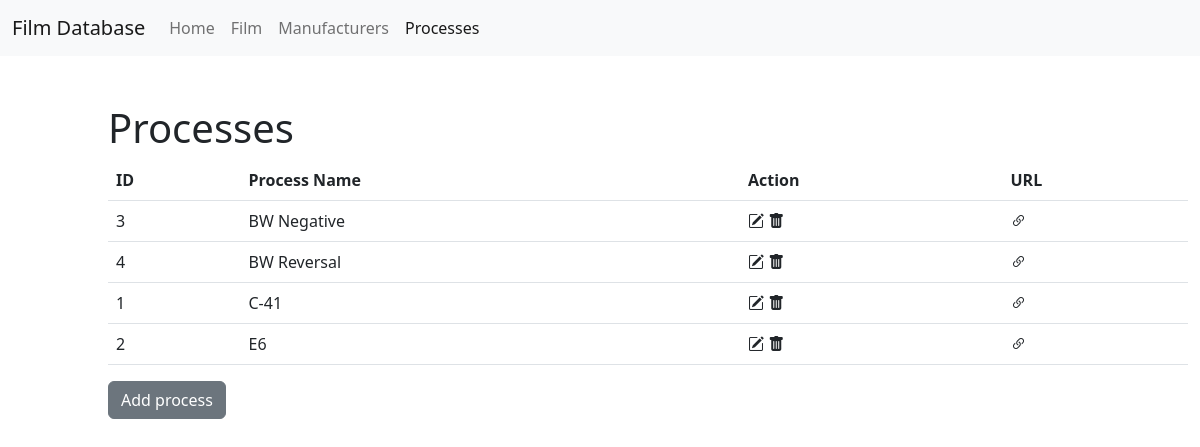
/processes, run on an earlier commit of the app's database.
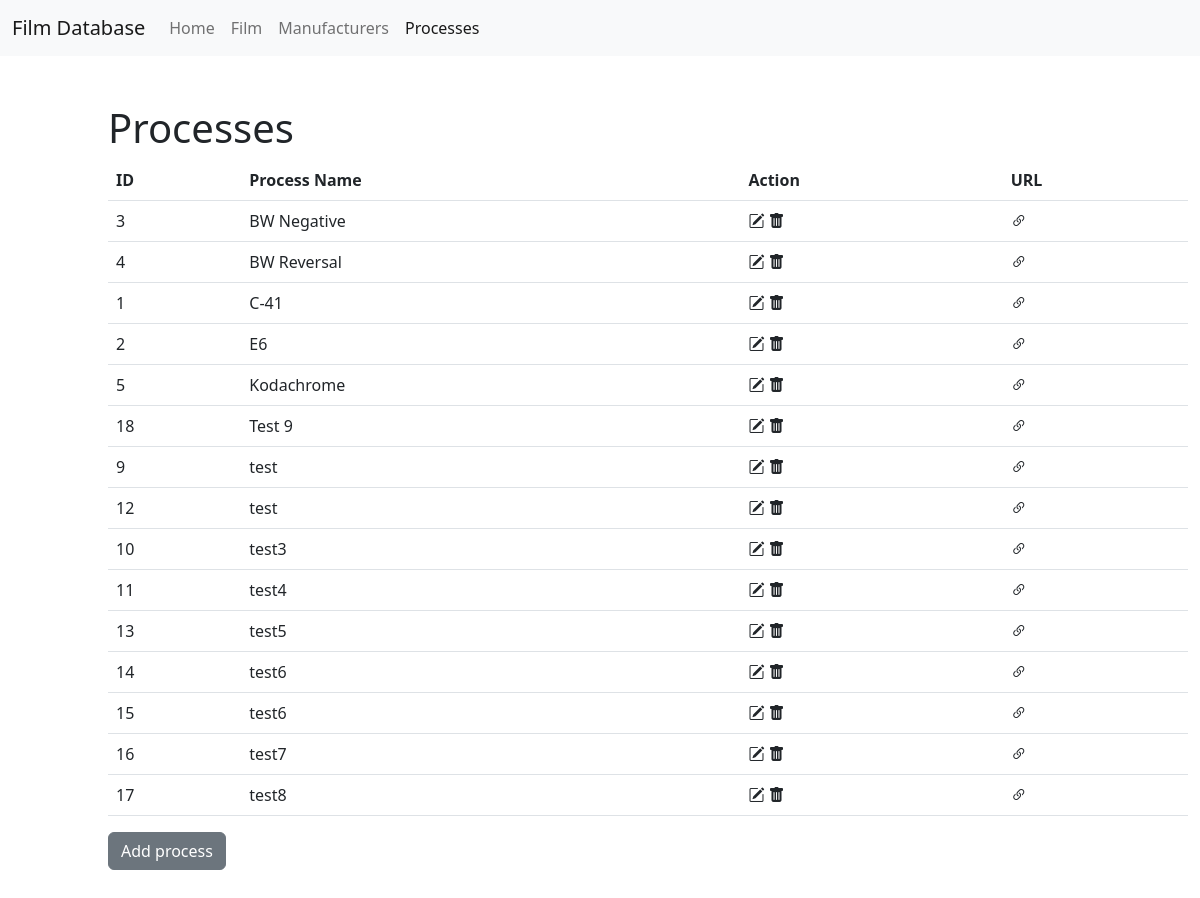
And on a later commit of the database.
### tables this page shows
CREATE TABLE process (
	process_id	INTEGER	PRIMARY KEY	AUTOINCREMENT,
	process_name	TEXT	NOT NULL,
	process_wiki_url	TEXT
);

### app.py (the view, shortened to what this page needs)
@app.route('/processes', methods = ['GET','POST'])
def processes():
    if request.method == 'GET':
        process_id = request.args.get('process_id')
        process_info = process_list_query()
        return render_template('process/process.html', process_info=process_info, title='Processes')

### app.py (called while the page is built)
def process_list_query():
    db_file = 'filmDB.db'
    connection = sqlite3.connect(db_file)
    cursor = connection.cursor()
    cursor.execute("""
    SELECT process_id, process_name, process_wiki_url FROM process
    ORDER BY process_name;
    """)
    manufacturer_info = cursor.fetchall()
    connection.commit()
    connection.close()
    return manufacturer_info

### templates/process/process.html (shortened to what this page needs)
{% extends "base.html" %}
{% block body %}
<section class="m-5" id="manufacturer_table">
  <div class="container m-5 justify-content-center">
    <h1>Processes</h1>
    <table class="table">
      <thead>
        <tr>
          <th scope="col">ID</th>
          <th scope="col">Process Name</th>
          <th scope="col">Action</th>
          <th scope="col">URL</th>
        </tr>
      </thead>
      <tbody>
        {% for process in process_info %}
        <tr>
          <td>{{ process[0] }}</td>
          <td>{{ process[1] }}</td>
          <td><a href="{{ url_for('edit_process', process_id=process[0]) }}" role="button" class="link-dark"><i class="bi-pencil-square"></i></a>
            <a href="{{ url_for('delete_process', process_id=process[0]) }}" role="button" class="link-dark"><i class="bi-trash-fill"></i></a>
          </td>
          <td><a href="{{ process[2] }}" role="button" class="link-dark"><i class="bi-link-45deg"></i></td>
        </tr>
        {% endfor %}
      </tbody>
    </table>
    <a class="btn btn-secondary" href="{{ url_for('add_process') }}" role="button">Add process</a>
  </div>
</section>
{% endblock %}

What changed in the data, as far as the page shows it:
added process: process_id "5", process_name "Kodachrome"
added process: process_id "18", process_name "Test 9"
added process: process_id "9", process_name "test"
added process: process_id "12", process_name "test"
added process: process_id "10", process_name "test3"
added process: process_id "11", process_name "test4"
added process: process_id "13", process_name "test5"
added process: process_id "14", process_name "test6"
added process: process_id "15", process_name "test6"
added process: process_id "16", process_name "test7"
added process: process_id "17", process_name "test8"
